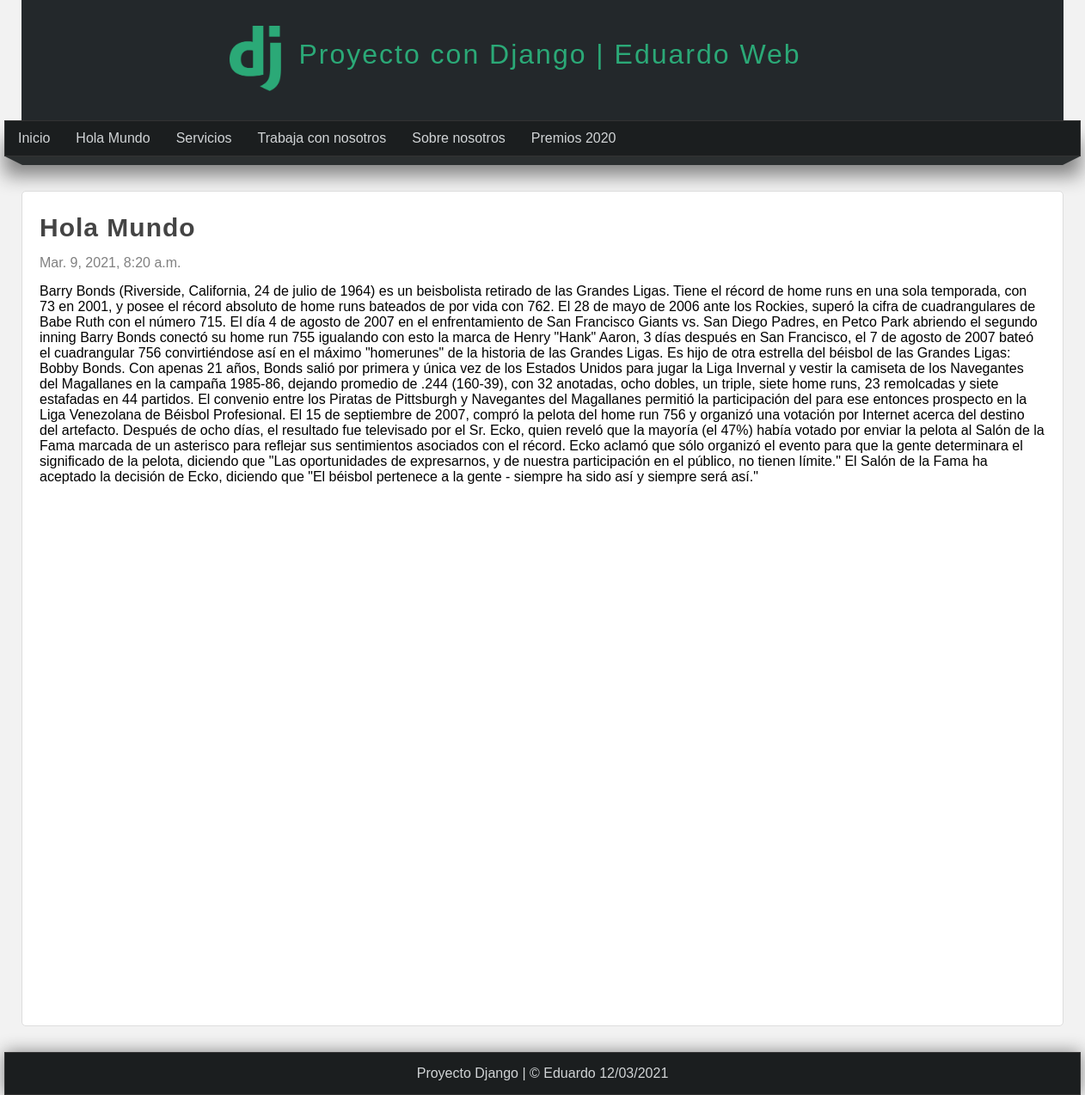
The app's page /pagina/hola-mundo with its own data.
### pages/models.py (models this page shows, shortened)
class Page(models.Model):
    title = models.CharField(max_length=50, verbose_name = 'Titulo')
    content = RichTextField(verbose_name = 'Contenido')
    slug = models.CharField(unique=True ,max_length=150, verbose_name = 'URL amigable')
    order = models.IntegerField(default=0 ,verbose_name = 'Orden')
    visible = models.BooleanField(verbose_name='¿Visible?')
    created_at = models.DateTimeField(auto_now_add=True ,verbose_name='Creado el')
    updated_at = models.DateTimeField(auto_now=True ,verbose_name='Actualizado el')
    class Meta:
        verbose_name = 'Pagina'
        verbose_name_plural = 'Paginas'

### pages/views.py (the view)
# urls.py: path('pagina/<str:slug>', views.page, name='page'),
def page(request, slug):
    page = Page.objects.get(slug=slug)
    return render(request, 'pages/page.html', {
        'page': page
    })

### pages/context_processors.py (called while the page is built)
def get_pages(request):
    pages = Page.objects.filter(visible=True).order_by('order').values_list('id', 'title', 'slug')
    return{
        'pages': pages
    }

### pages/templates/pages/page.html (shortened to what this page needs)
{% extends 'layouts/layout.html' %}
{% block content %}
    <h1 class="title">{{page.title}}</h1>
    <span class="date">{{page.created_at}}</span>
    <p class="content">
        {{page.content|safe}}
    </p>
{% endblock %}

### mainapp/templates/layouts/layout.html (shortened to what this page needs)
<!DOCTYPE html>
<html lang="es">
  <head>
    {% load static %}
    <link
      rel="stylesheet"
      type="text/css"
      href="{% static 'css/styles.css' %}"
    />
  </head>
  <body>
    <header>
      <div id="logotipo">
        <img src="{% static 'images/logo.png' %}" alt="logo-django" />
        <h1>Proyecto con Django | Eduardo Web</h1>
      </div>
    </header>
    <nav>
      <ul>
        <li>
          <a href="{% url 'index' %}">Inicio</a>
        </li>
        {% for page in pages %}
          <li>
            <a href="{% url 'page' page.2 %}">{{page.1}}</a>
          </li>
        {% endfor %}
      </ul>
    </nav>
    <div class="barra">
      <span class="esquina-izquierda"></span>
      <span class="relleno-barra"></span>
      <span class="esquina-derecha"></span>
    </div>
    <div id="content">
      <div class="box">
        {%block content%}{%endblock%}
      </div>
    </div>
    <footer>Proyecto Django | &copy; Eduardo {% now "d/m/Y" %}</footer>
  </body>
</html>

### mainapp/static/css/styles.css (style rules this page uses)
* { margin: 0; padding: 0; font-family: 'Lucida Sans', 'Lucida Sans Regular', 'Lucida Grande', 'Lucida Sans Unicode', Geneva, Verdana, sans-serif; text-decoration: none; }
.box p, .box h2, .box h3, .box ul { margin-top: 5px; margin-bottom: 5px; }
body { background-color: #F2F2F2; }
header { width: 1212px; height: 140px; background-color: #23282B; margin: 0 auto; }
#logotipo { width: 60%; height: 130px; margin: 0 auto; padding-top: 10px; }
#logotipo img { display: block; width: 60px; float: left; margin-top: 20px; }
#logotipo h1 { display: block; float: left; margin-top: 35px; margin-left: 20px; letter-spacing: 2px; font-weight: lighter; color: #2ba977; }
nav { width: 1250px; height: 40px; background-color: #1b1e1f; border: 1px solid #333333; margin: 0 auto; box-shadow: 0px 22px 22px gray; font-size: 16px; }
nav ul { list-style: none; text-decoration: none; }
nav ul li { line-height: 40px; float: left; }
nav ul li a { display: block; padding-left: 15px; padding-right: 15px; color: #d1d4d6; }
.barra { width: 1250px; margin: 0 auto; }
.esquina-izquierda { display: block; border-left: 20px solid transparent; border-top: 10px solid #2b2f30; float: left; }
.esquina-derecha { display: block; border-right: 20px solid transparent; border-top: 10px solid #2b2f30; float: right; }
.relleno-barra { display: block; width: 1210px; height: 10px; background: #2b2f30; float: left; }
#content { width: 1212px; min-height: 930px; margin: 0 auto; margin-bottom: 30px; margin-top: 40px; }
.box { background: white; width: 95; min-height: 930px; padding: 20px; border: 1px solid #ddd; margin: 0 auto; border-radius: 5px; }
.title { color: #444; letter-spacing: 1px; font-size: 30px; margin-bottom: 10px; margin-top: 5px; }
.date { display: block; margin-top: 15px; margin-bottom: 15px; color: gray; }
.content { line-height: 25px; }
footer { width: 1250px; background-color: #1b1e1f; border: 1px solid #333; color: #d1d4d6; text-align: center; margin: 0 auto; padding-top: 15px; padding-bottom: 15px; box-shadow: 0px 0px 20px gray; }

### records on screen
Page: title "Hola Mundo", created_at "Mar. 9, 2021, 8:20 a.m.", content "Barry Bonds (Riverside, California, 24 de julio de 1964) es un beisbolista retirado de las Grandes Ligas. Tiene el récord de home runs en una sola temporada, con 73 en 2001, y posee el récord absoluto de home runs bateados de por vida con 762. El 28 de mayo de 2006 ante los Rockies, superó la cifra de cuadrangulares de Babe Ruth con el número 715. El día 4 de agosto de 2007 en el enfrentamiento de San Francisco Giants vs. San Diego Padres, en Petco Park abriendo el segundo inning Barry Bonds conectó su home run 755 igualando con esto la marca de Henry \"Hank\" Aaron, 3 días después en San Francisco, el 7 de agosto de 2007 bateó el cuadrangular 756 convirtiéndose así en el máximo \"homerunes\"…"
Page: title "Servicios"
Page: title "Trabaja con nosotros"
Page: title "Sobre nosotros"
Page: title "Premios 2020"
